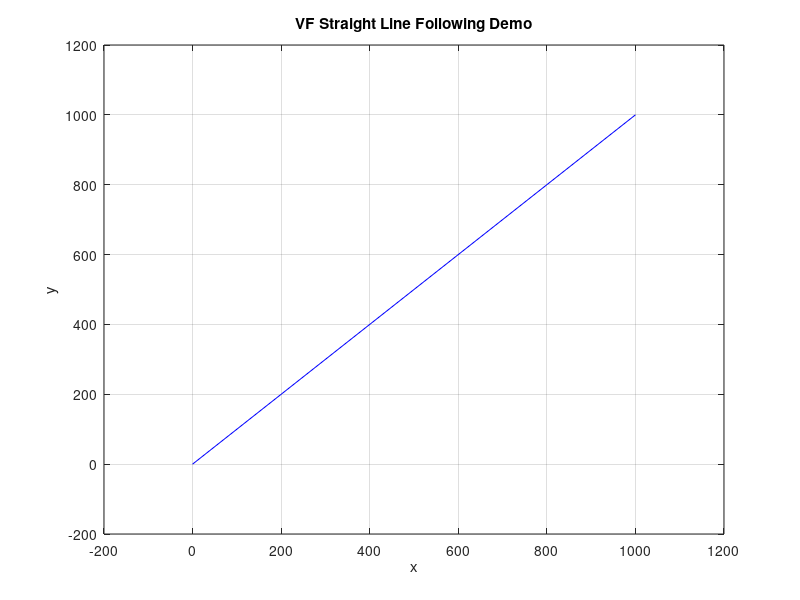

Here is the MATLAB script that generated this plot: (Note: this script raises an error after producing the figure.)
clear,clc,close all

% Initialize the UAV
x_usv = 200;
y_usv = 0;
v_usv = 4;
h_usv = pi/2;
delta_t = 1;

% Define vessel shape
x_shape = [0,0.3,0.7,1,0.5,0,-0.5,-1,-0.7,-0.3,0];
y_shape = [6,4.6,2,0,-1.2,-2,-1.2,0,2,4.6,6];
scale = 8;
[m_shape, n_shape] = size(x_shape);

% Initialize the straight line path
startpoint_x = 0;
startpoint_y = 0;
destination_x = 1000;
destination_y = 1000;
plot([startpoint_x destination_x], [startpoint_y destination_y],'b')
hold on

% Set the guidance algorithm parameter
Xi_e = pi/2;
tau = 35;
k = 1;
alpha = 20;

% Initialize the plot
xlim([-200 1200])
ylim([-200 1200])
hold on
xlabel('x')
ylabel('y')
hold on
grid on
title('VF Straight Line Following Demo')

% The mission loop
for i = 1:1000
    x_usv = x_usv + v_usv * cos(h_usv) * delta_t;
    y_usv = y_usv + v_usv * sin(h_usv) * delta_t;
    
    %% VF strait line
    
    theta = atan2(destination_y - startpoint_y, destination_x - startpoint_x);


    p = [x_usv y_usv];
    Wpt1 = [startpoint_x startpoint_y];
    Wpt2 = [destination_x destination_y];


    s = (p - Wpt1)*(Wpt2 - Wpt1)'/norm(Wpt2 - Wpt1)^2;

    epsilon = norm(p - (s*(Wpt2 - Wpt1) + Wpt1));

    v1 = Wpt2-Wpt1;
    v1 = [v1 1];
    v2 = p - Wpt1;
    v2 = [v2 1];
    v3 = cross(v1,v2);
    rho = sign(v3(3));

    epsilon = rho*epsilon;

    if abs(epsilon) > tau
            psi_d = theta - rho*Xi_e;
            psi_c = psi_d;    
    else
            psi_d = theta - Xi_e*(epsilon/tau)^k;
            psi_c = psi_d - (k*Xi_e*v_usv/(alpha*tau^k))*epsilon^(k-1)*sin(h_usv);
    end
    
    h_usv = psi_c;
    
    % Plot the usv
    [x_usv_plot, y_usv_plot, H, G] = draw_kayaka(x_shape,y_shape,x_usv,y_usv,scale, h_usv);
    pause(0.03)
    delete(H)
    delete(G)
end
